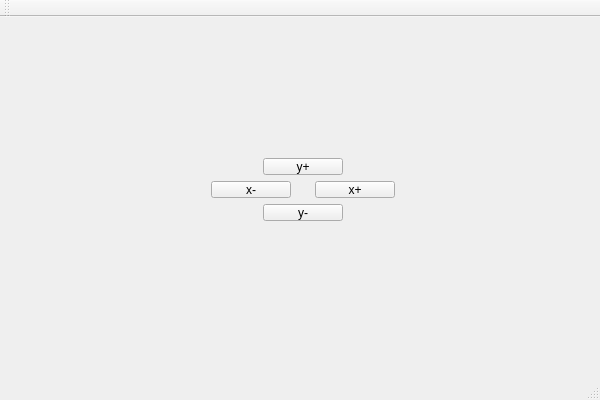
<?xml version="1.0" encoding="UTF-8"?>
<ui version="4.0">
 <class>qt_4dofClass</class>
 <widget class="QMainWindow" name="qt_4dofClass">
  <property name="geometry">
   <rect>
    <x>0</x>
    <y>0</y>
    <width>600</width>
    <height>400</height>
   </rect>
  </property>
  <property name="windowTitle">
   <string>qt_4dof</string>
  </property>
  <widget class="QWidget" name="centralWidget">
   <widget class="QWidget" name="">
    <property name="geometry">
     <rect>
      <x>200</x>
      <y>130</y>
      <width>206</width>
      <height>85</height>
     </rect>
    </property>
    <layout class="QGridLayout" name="gridLayout">
     <item row="0" column="0">
      <spacer name="horizontalSpacer_2">
       <property name="orientation">
        <enum>Qt::Horizontal</enum>
       </property>
       <property name="sizeHint" stdset="0">
        <size>
         <width>40</width>
         <height>20</height>
        </size>
       </property>
      </spacer>
     </item>
     <item row="0" column="1">
      <widget class="QPushButton" name="y_plus">
       <property name="text">
        <string>y+</string>
       </property>
      </widget>
     </item>
     <item row="0" column="2">
      <spacer name="horizontalSpacer_3">
       <property name="orientation">
        <enum>Qt::Horizontal</enum>
       </property>
       <property name="sizeHint" stdset="0">
        <size>
         <width>40</width>
         <height>20</height>
        </size>
       </property>
      </spacer>
     </item>
     <item row="1" column="0" colspan="3">
      <layout class="QHBoxLayout" name="horizontalLayout">
       <item>
        <widget class="QPushButton" name="x_minus">
         <property name="text">
          <string>x-</string>
         </property>
        </widget>
       </item>
       <item>
        <spacer name="horizontalSpacer">
         <property name="orientation">
          <enum>Qt::Horizontal</enum>
         </property>
         <property name="sizeHint" stdset="0">
          <size>
           <width>40</width>
           <height>20</height>
          </size>
         </property>
        </spacer>
       </item>
       <item>
        <widget class="QPushButton" name="x_minus_2">
         <property name="text">
          <string>x+</string>
         </property>
        </widget>
       </item>
      </layout>
     </item>
     <item row="2" column="0">
      <spacer name="horizontalSpacer_4">
       <property name="orientation">
        <enum>Qt::Horizontal</enum>
       </property>
       <property name="sizeHint" stdset="0">
        <size>
         <width>40</width>
         <height>20</height>
        </size>
       </property>
      </spacer>
     </item>
     <item row="2" column="1">
      <widget class="QPushButton" name="y_minus">
       <property name="text">
        <string>y-</string>
       </property>
      </widget>
     </item>
     <item row="2" column="2">
      <spacer name="horizontalSpacer_5">
       <property name="orientation">
        <enum>Qt::Horizontal</enum>
       </property>
       <property name="sizeHint" stdset="0">
        <size>
         <width>40</width>
         <height>20</height>
        </size>
       </property>
      </spacer>
     </item>
    </layout>
   </widget>
   <zorder>y_plus</zorder>
   <zorder>y_minus</zorder>
   <zorder>x_minus</zorder>
   <zorder>x_minus_2</zorder>
   <zorder>horizontalSpacer</zorder>
   <zorder>verticalSpacer</zorder>
   <zorder>y_plus</zorder>
   <zorder>y_plus</zorder>
   <zorder>y_minus</zorder>
   <zorder>horizontalSpacer_2</zorder>
   <zorder>horizontalSpacer_3</zorder>
   <zorder>horizontalSpacer_4</zorder>
   <zorder>horizontalSpacer_5</zorder>
  </widget>
  <widget class="QMenuBar" name="menuBar">
   <property name="geometry">
    <rect>
     <x>0</x>
     <y>0</y>
     <width>600</width>
     <height>21</height>
    </rect>
   </property>
  </widget>
  <widget class="QToolBar" name="mainToolBar">
   <attribute name="toolBarArea">
    <enum>TopToolBarArea</enum>
   </attribute>
   <attribute name="toolBarBreak">
    <bool>false</bool>
   </attribute>
  </widget>
  <widget class="QStatusBar" name="statusBar"/>
 </widget>
 <layoutdefault spacing="6" margin="11"/>
 <resources>
  <include location="qt_4dof.qrc"/>
 </resources>
 <connections/>
</ui>
